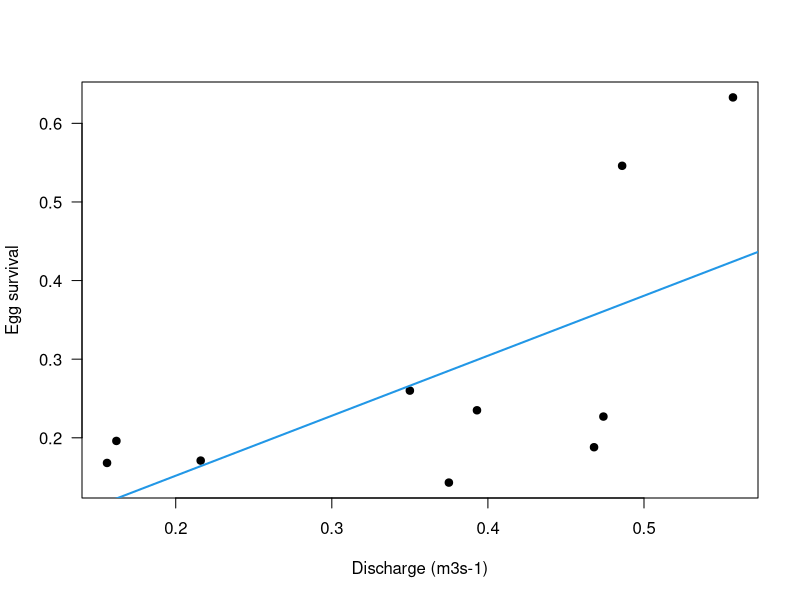

The R script that drew this image:
# Relate egg to fry survival and peak flow as described in the references below by extracting data from plots, fitting models, and plotting
# last updated: Taya Clements 6/20/2023

# Cunjak_et_al_2013
#The complex interaction of ecology and hydrology in a small catchment: a salmon's perspective. Hydrol. Process

#--------------------------------------------------------------------------------------------------------------------------------------------

# Read in estimated data
# Empirical data points from Figure 2 were extracted using http://www.graphreader.com/ and saved in the .csv file
td <- read.csv("data/cunjak_et_al_2013.csv")
plot_name <- "cunjak_et_al_2013"

# X-variable
x <- td$x
xlb <- "Discharge (m3s-1)" # label used in plots

# Y-variable
y <- td$y
ylb <- "Egg survival" # label used in plots


# Create new dataset used for predicting (extending the X-value points from a few to many within the existing range)
xl <- round(seq(min(x), max(x), length.out = 1000))
nd <- as.data.frame(xl); colnames(nd) <- "x" #nls() which is used below needs this to be a dataframe with named variable as expected


# Fit a linear model
(m1 <- lm(y ~ x))
summary(m1)
m1.pred <- predict(m1)
cor(y, m1.pred) #test fit to see if this was an appropriate form
m1.pred <- predict(m1, newdata = nd)


# Plot graph (saved)
png(paste0("plots/", plot_name, ".png"), width = 5, height = 4, units = "in", res = 300)
plot(x, y, pch = 19, col = 1, las = 1, ylab = ylb, xlab = xlb)
lines(xl, m1.pred, col = 4, lwd = 2)
dev.off()